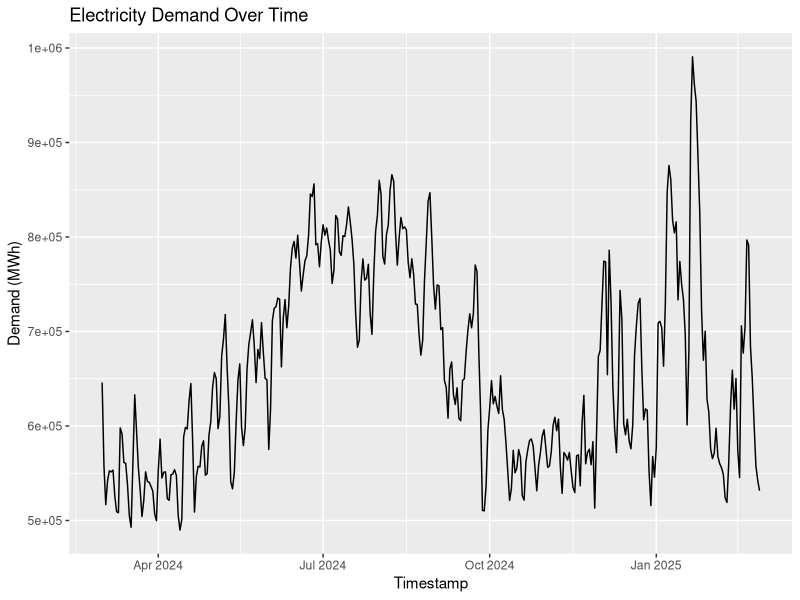
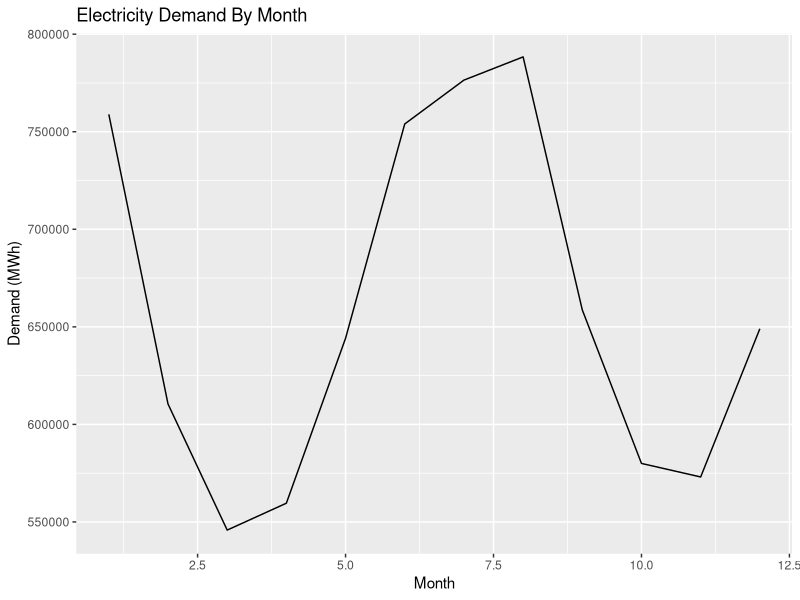

Generate these figures, in order, with R:
# Import libraries
library(tidyverse)
library(lubridate)

# Load in Energy dataset
energy <- read.csv("data/SOCO Energy Data 2425.csv")
head(energy)


### Data Transformation ###

# Only keep relevant fields
energy <- energy %>% 
  select(-BA_Code, -Demand_Forecast, -Total_Interchange, -Net_Generation)
head(energy)

summary(energy)

energy[is.na(energy$Timestamp), ]


# Remove 'Central Time' from Timestamp
energy <- energy %>% 
  mutate(Timestamp = str_replace(Timestamp, ", Central Time", ""))
head(energy)

energy

# Change Timestamp to correct data type
energy$Timestamp <- as.POSIXct(energy$Timestamp, format="%m/%d/%Y")

summary(energy)

# Create Year column and Month column
#energy <- energy %>%
#  mutate(Year = year(Timestamp))
energy <- energy %>%
  mutate(Month = month(Timestamp))
#energy$Year <- as.numeric(energy$Year)
energy$Month <- as.factor(energy$Month)

head(energy)


############################################


### EDA

# Cleaned dataset (no missing values)
summary(energy)

# Standard deviation
sd(energy$Demand)
# Maximum
energy[energy$Demand == max(energy$Demand), ]
# Minimum
energy[energy$Demand == min(energy$Demand), ]


# Plotting Demand over time
ggplot(energy, aes(x=Timestamp, y=Demand)) +
  geom_line() +
  labs(title = "Electricity Demand Over Time",
       x = "Timestamp", y = "Demand (MWh)")



############################################


### Linear Model


lm_model <- lm(Demand ~ Month, data = energy)

# Summary of the model (to see main effects)
summary(lm_model)

# Create data frame to predict each month's demand
#future_years <- c(2025, 2026, 2027, 2028, 2029)
monthly_data <- expand.grid(Month = factor(1:12))
monthly_data

# Make predictions for the next 5 years
predictions <- predict(lm_model, newdata = monthly_data, se.fit = TRUE)

# Store prediction data in future_data
monthly_data$Pred_Demand<- predictions$fit
monthly_data$Pred_SE <- predictions$se.fit

# Visualize future predictions
monthly_data <- monthly_data %>% arrange(Month)
#future_data <- future_data %>%
  #mutate(Date = paste(Year, Month, '01', sep='-'))
#future_data$Date <- as.POSIXct(future_data$Date, format = "%Y-%m-%d", tz = "UTC")
head(monthly_data)

ggplot(monthly_data, aes(x=as.numeric(Month), y=Pred_Demand)) +
  geom_line() +
  labs(title = "Electricity Demand By Month",
       x = "Month", y = "Demand (MWh)")



